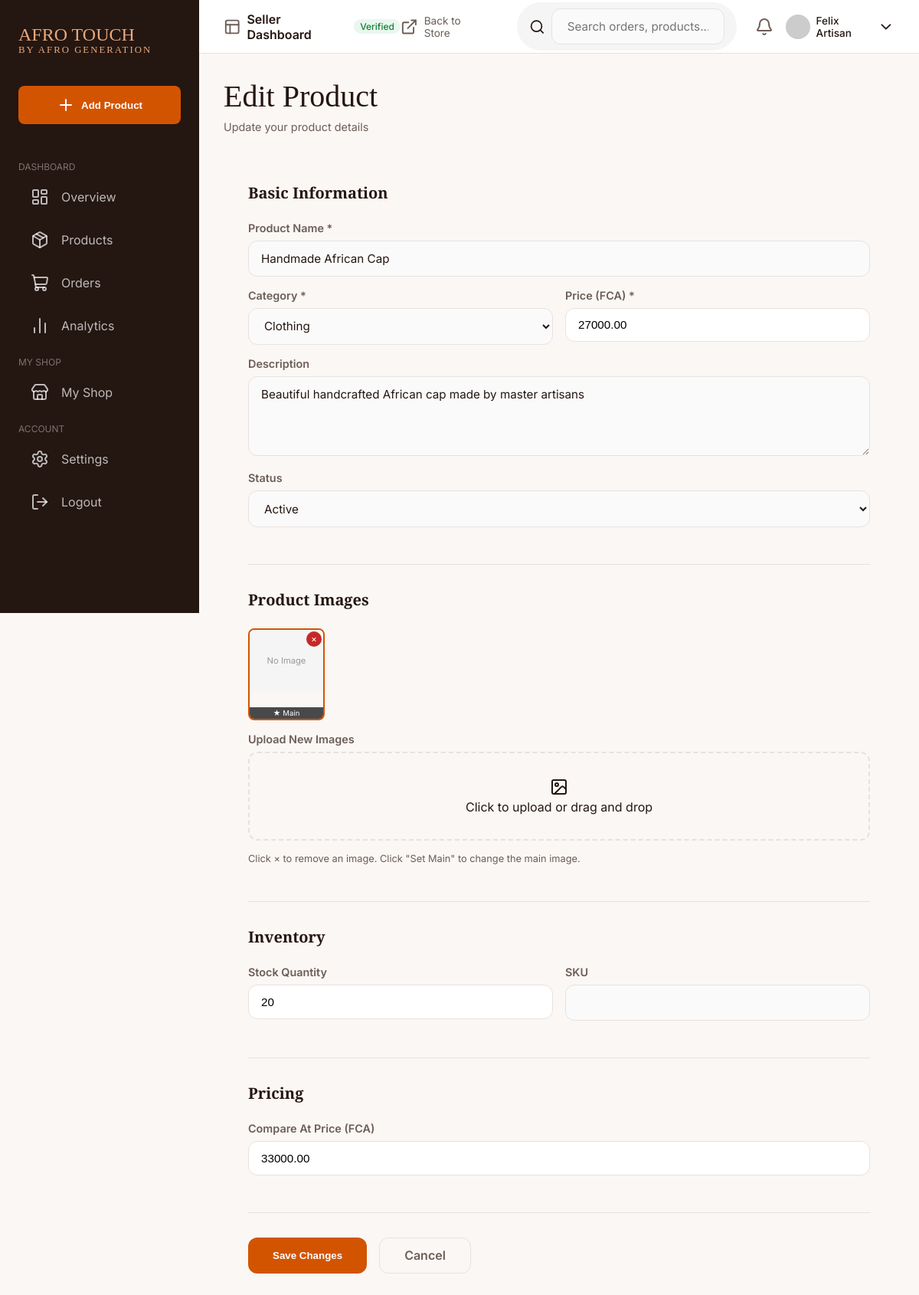
Screenshot of /TREACY/seller/edit-product.php?id=1 (signed in) with the database file from the repository.
### tables this page shows
CREATE TABLE IF NOT EXISTS products (
    id INT AUTO_INCREMENT PRIMARY KEY,
    seller_id INT NOT NULL,
    category_id INT NOT NULL,
    name VARCHAR(255) NOT NULL,
    slug VARCHAR(100) UNIQUE NOT NULL,
    description TEXT,
    price DECIMAL(10,2) NOT NULL,
    compare_price DECIMAL(10,2),
    image VARCHAR(500),
    images TEXT,
    stock INT DEFAULT 0,
    sku VARCHAR(100),
    status ENUM('active', 'inactive', 'draft') DEFAULT 'active',
    is_featured BOOLEAN DEFAULT FALSE,
    is_verified BOOLEAN DEFAULT FALSE,
    sales_count INT DEFAULT 0,
    view_count INT DEFAULT 0,
    created_at DATETIME DEFAULT CURRENT_TIMESTAMP,
    updated_at DATETIME DEFAULT CURRENT_TIMESTAMP ON UPDATE CURRENT_TIMESTAMP
);

CREATE TABLE IF NOT EXISTS categories (
    id INT AUTO_INCREMENT PRIMARY KEY,
    name VARCHAR(255) NOT NULL,
    slug VARCHAR(100) UNIQUE NOT NULL,
    description TEXT,
    image VARCHAR(500),
    parent_id INT DEFAULT NULL,
    is_active BOOLEAN DEFAULT TRUE,
    created_at DATETIME DEFAULT CURRENT_TIMESTAMP
);

### TREACY/db.php (called while the page is built, shortened)
<?php
if (!function_exists('getCategories')) {
function getCategories($pdo) {
    $stmt = $pdo->query("SELECT * FROM categories ORDER BY name");
    return $stmt->fetchAll();
}
}

### TREACY/seller/edit-product.php (the view, shortened to what this page needs)
<?php
include '../db.php';
$product_id = (int)($_GET['id'] ?? 0);
$seller = getSellerByUserId($pdo, $_SESSION['user_id']);
if ($product_id) {
    $stmt = $pdo->prepare("SELECT * FROM products WHERE id = ? AND seller_id = ?");
    $stmt->execute([$product_id, $seller['id']]);
    $product = $stmt->fetch();
}
include '../components/layout_start.php';
$categories = getCategories($pdo);
?>
<div class="page-header">
    <div class="header-content">
        <h1>Edit Product</h1>
        <p class="subtitle">Update your product details</p>
    </div>
</div>
<div class="form-container card">
    <form action="" method="POST" class="add-product-form" enctype="multipart/form-data">
        <div class="form-section">
            <h3>Basic Information</h3>
            <div class="form-group">
                <label for="product_name">Product Name *</label>
                <input type="text" id="product_name" name="name" value="<?php echo htmlspecialchars($product['name']); ?>" required>
            </div>
            <div class="form-row">
                <div class="form-group">
                    <label for="category">Category *</label>
                    <select id="category" name="category" required>
                        <?php foreach ($categories as $cat): ?>
                        <option value="<?php echo $cat['id']; ?>" <?php echo $product['category_id'] == $cat['id'] ? 'selected' : ''; ?>><?php echo htmlspecialchars($cat['name']); ?></option>
                        <?php endforeach; ?>
                    </select>
                </div>
                <div class="form-group">
                    <label for="price">Price (FCA) *</label>
                    <input type="number" id="price" name="price" value="<?php echo $product['price']; ?>" required>
                </div>
            </div>
            <div class="form-group">
                <label for="description">Description</label>
                <textarea id="description" name="description" rows="4"><?php echo htmlspecialchars($product['description'] ?? ''); ?></textarea>
            </div>
            <div class="form-group">
                <label for="status">Status</label>
                <select id="status" name="status">
                    <option value="active" <?php echo $product['status'] === 'active' ? 'selected' : ''; ?>>Active</option>
                </select>
            </div>
        </div>
        <div class="form-section">
            <h3>Product Images</h3>
            <div class="current-images" style="display: flex; gap: 1rem; flex-wrap: wrap; margin-bottom: 1rem;">
                <?php
                $all_images = [];
                if ($product['image']) {
                    $all_images[] = ['url' => $product['image'], 'is_main' => true];
                }
                if (!empty($all_images)):
                    foreach($all_images as $idx => $img):
                    ?>
                    <div class="img-preview" style="position: relative; width: 100px; height: 120px; border-radius: 8px; overflow: hidden; border: 2px solid <?php echo $img['is_main'] ? '#D35400' : '#e0e0e0'; ?>;">
                        <div style="width:100%;height:80px;background:#f5f5f5;display:none;align-items:center;justify-content:center;color:#999;font-size:0.7rem;">No Image</div>
                        <div style="position: absolute; bottom: 0; left: 0; right: 0; background: rgba(0,0,0,0.7); color: white; font-size: 0.6rem; padding: 2px; text-align: center;">
                            <span><?php echo $img['is_main'] ? '★ Main' : 'Extra'; ?></span>
                        </div>
                        <a href="?id=<?php echo $product_id; ?>&remove_img=<?php echo $idx; ?>" onclick="return confirm('Remove this image?')" style="position: absolute; top: 2px; right: 2px; background: #C62828; color: white; width: 20px; height: 20px; border-radius: 50%; text-align: center; line-height: 20px; font-size: 12px; text-decoration: none;">×</a>
                    </div>
                    <?php endforeach;
                endif; ?>
            </div>
            <div class="form-group">
                <label>Upload New Images</label>
                <div class="image-upload-area" id="uploadArea">
                    <div class="upload-placeholder" id="uploadPlaceholder">
                        <i data-lucide="image"></i>
                        <p>Click to upload or drag and drop</p>
                    </div>
                </div>
                <p style="font-size: 0.8rem; color: var(--text-muted); margin-top: 0.5rem;">
                    Click × to remove an image. Click "Set Main" to change the main image.
                </p>
            </div>
        </div>
        <div class="form-section">
            <h3>Inventory</h3>
            <div class="form-row">
                <div class="form-group">
                    <label for="stock">Stock Quantity</label>
                    <input type="number" id="stock" name="stock" value="<?php echo $product['stock']; ?>" min="0">
                </div>
                <div class="form-group">
                    <label for="sku">SKU</label>
                    <input type="text" id="sku" name="sku" value="<?php echo htmlspecialchars($product['sku'] ?? ''); ?>">
                </div>
            </div>
        </div>
        <div class="form-section">
            <h3>Pricing</h3>
            <div class="form-group">
                <label for="compare_price">Compare At Price (FCA)</label>
                <input type="number" id="compare_price" name="compare_price" value="<?php echo $product['compare_price'] ?? ''; ?>">
            </div>
        </div>
        <div class="form-actions">
            <button type="submit" class="btn-primary">Save Changes</button>
            <a href="products.php" class="btn-secondary">Cancel</a>
        </div>
    </form>
</div>
<?php include '../components/layout_end.php'; ?>

### TREACY/style.css (style rules this page uses)
:root { --primary-color: #D35400; --sidebar-bg: #241611; --body-bg: #FAF7F5; --card-bg: #FFFFFF; --text-dark: #241611; --text-muted: #6D5D57; --border-color: #E8E2DE; --status-processing: #FFF4E5; --status-processing-text: #B45D00; --status-shipped: #EBF5FF; --status-shipped-text: #0066CC; --status-delivered: #E9F7EF; --status-delivered-text: #188038; --status-canceled: #FDECEC; --status-canceled-text: #C62828; --font-heading: 'Instrument Serif', Georgia, serif; --font-body: 'Inter', system-ui, -apple-system, sans-serif; --sidebar-width: 260px; --header-height: 70px; }
* { margin: 0; padding: 0; box-sizing: border-box; }
body { font-family: var(--font-body); background-color: var(--body-bg); color: var(--text-dark); display: flex; min-height: 100vh; }
h1 { font-family: var(--font-heading); font-size: 2.5rem; font-weight: 500; margin-bottom: 0.5rem; }
.subtitle { color: var(--text-muted); font-size: 0.9rem; margin-bottom: 2rem; }
input[type="text"], input[type="email"], input[type="tel"], input[type="password"], select, textarea { width: 100%; padding: 0.8rem 1.25rem; border-radius: 12px; border: 1px solid var(--border-color); background: #FAFAFA; font-size: 0.95rem; font-family: var(--font-body); color: var(--text-dark); outline: none; transition: all 0.2s; }
label { display: block; font-size: 0.85rem; font-weight: 600; margin-bottom: 0.6rem; color: var(--text-muted); }
.form-group { margin-bottom: 1.5rem; }

### TREACY/seller/edit-product.php (style rules this page uses)
.form-container { padding: 2rem; }
.form-section { margin-bottom: 2rem; padding-bottom: 2rem; border-bottom: 1px solid var(--border-color); }
.form-section h3 { font-family: var(--font-heading); font-size: 1.25rem; margin-bottom: 1.5rem; }
.form-row { display: grid; grid-template-columns: 1fr 1fr; gap: 1rem; }
.form-group { margin-bottom: 1rem; }
.form-group label { display: block; font-size: 0.9rem; font-weight: 600; margin-bottom: 0.5rem; }
.form-group input, .form-group select, .form-group textarea { width: 100%; padding: 0.8rem 1rem; border-radius: 12px; border: 1px solid var(--border-color); font-size: 0.95rem; }
.image-upload-area { position: relative; border: 2px dashed var(--border-color); border-radius: 12px; padding: 2rem; text-align: center; cursor: pointer; }
.form-actions { display: flex; gap: 1rem; margin-top: 1rem; }
.btn-primary { background: var(--primary-color); color: white; padding: 0.8rem 2rem; border-radius: 12px; font-weight: 600; border: none; cursor: pointer; }
.btn-secondary { background: transparent; color: var(--text-muted); padding: 0.8rem 2rem; border-radius: 12px; font-weight: 600; border: 1px solid var(--border-color); text-decoration: none; }

### rows the page displays
products: name "Handmade African Cap", category "Clothing", price "27000.00", description "Beautiful handcrafted African cap made by master artisans", status "Active", stock "20", compare_price "33000.00"

### other values shown
$titles[$role] "Seller Dashboard"
$_SESSION['user_name'] "Felix Artisan"
